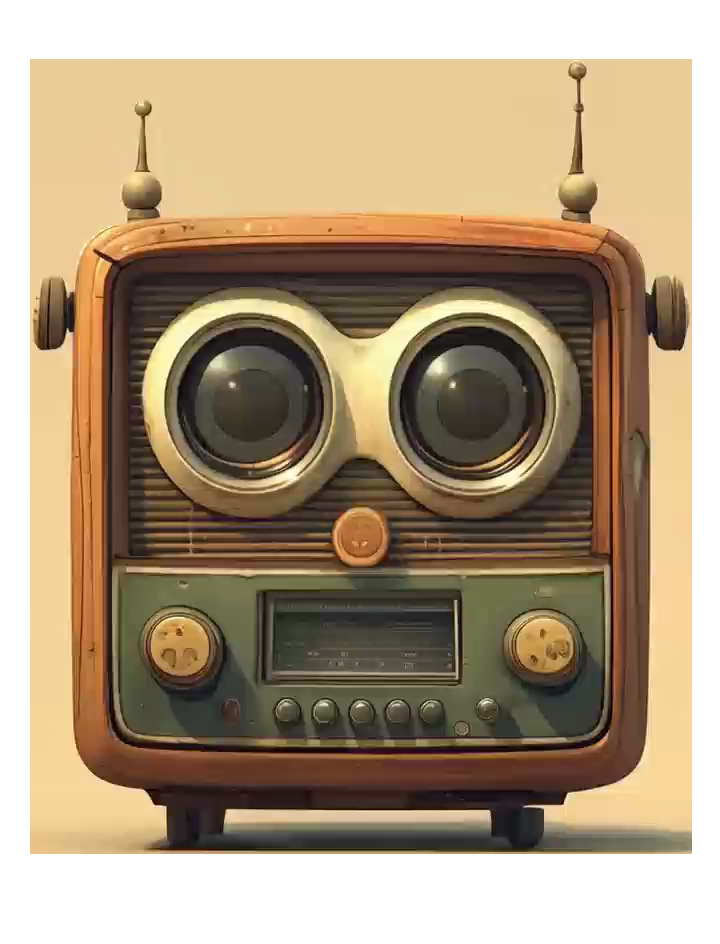
#> input picture 2_frames/standard.jpg, 720 x 944 px; its folder holds 5 pictures in this run
$ python extract_by_reference.py
#> lines starting #> are read from the running program, lines starting #| are printed output that depends on the picture; after the words box and inside, x2 and y2 are one past the last pixel; in counts of white or black regions, pixels touching at a corner belong together
import cv2
import numpy as np
import os
from pathlib import Path

def extract_reference_contour(standard_image_path):
    """读取标准图片并获取其轮廓"""
    # 读取标准图片
    img = cv2.imread(str(standard_image_path), cv2.IMREAD_UNCHANGED)
#> img is the input picture: shape (944, 720, 4); mean B, G, R, A 126.9, 153.2, 172.4, 131.1

    # 转换为灰度图
    if img.shape[-1] == 4:  # 如果是RGBA图片
        # 分离通道
        b, g, r, a = cv2.split(img)
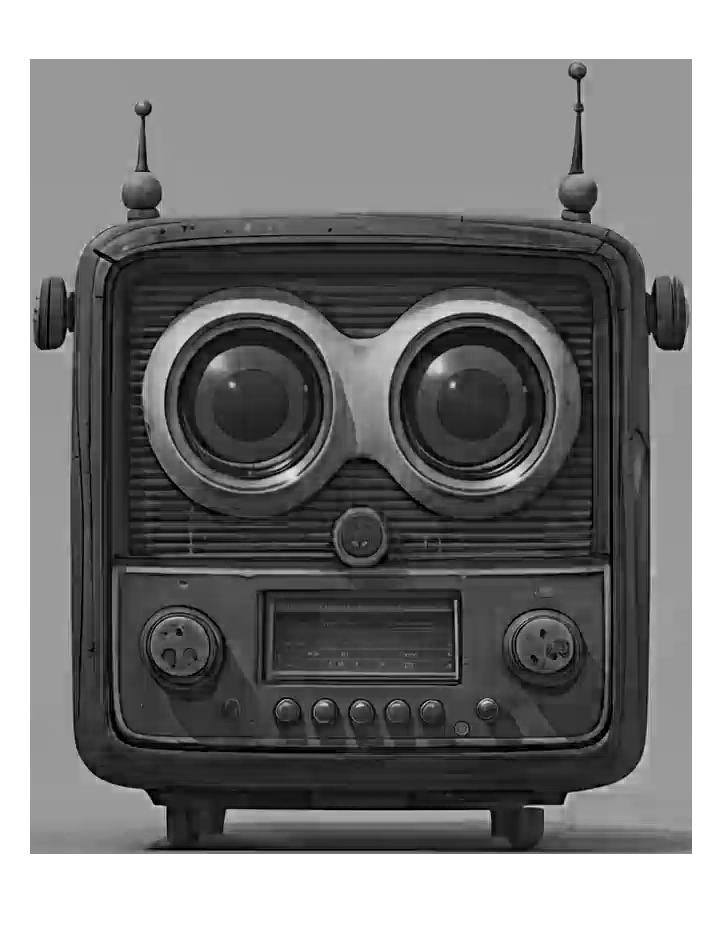
#> b: shape (944, 720); min 0, max 255, mean 126.9
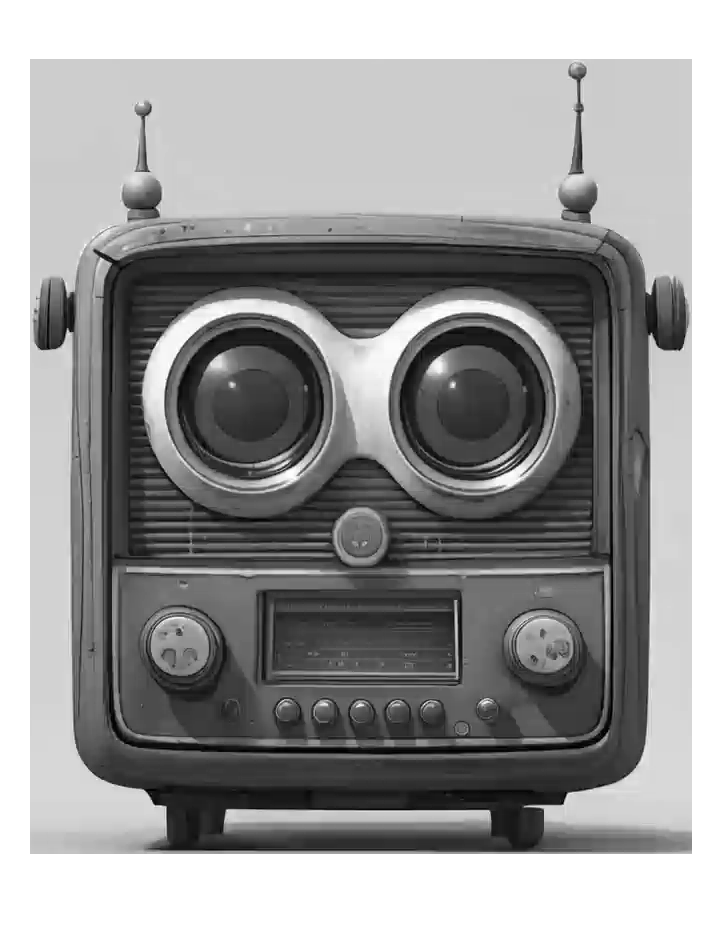
#> g: shape (944, 720); min 0, max 255, mean 153.2
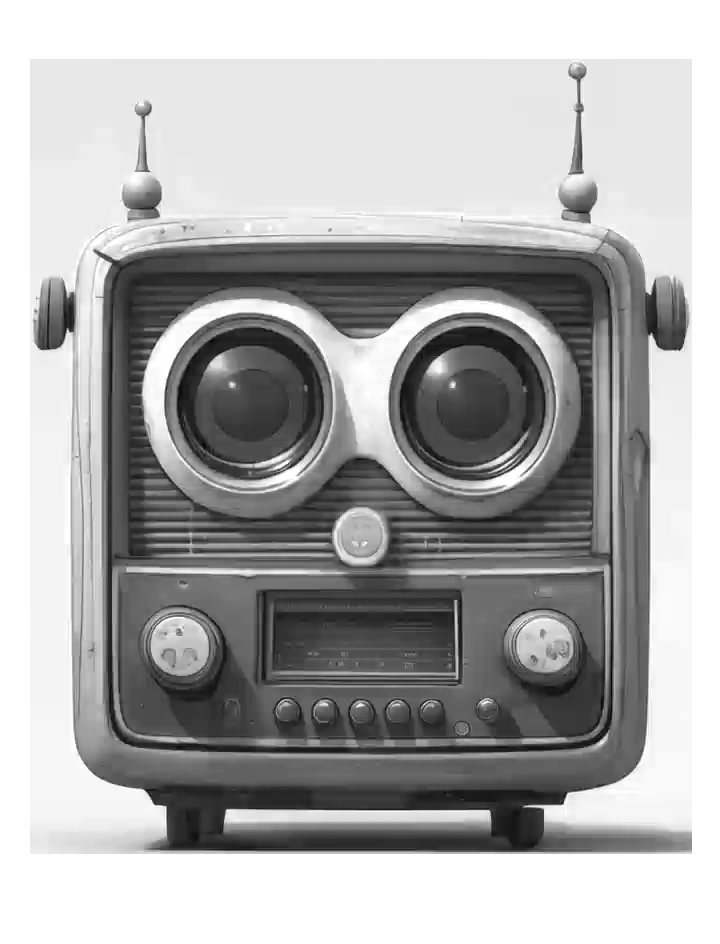
#> r: shape (944, 720); min 0, max 255, mean 172.4
        # 使用alpha通道作为mask
        gray = a
    else:
        gray = cv2.cvtColor(img, cv2.COLOR_BGR2GRAY)

    # 调整二值化阈值
    _, binary = cv2.threshold(gray, 10, 255, cv2.THRESH_BINARY)
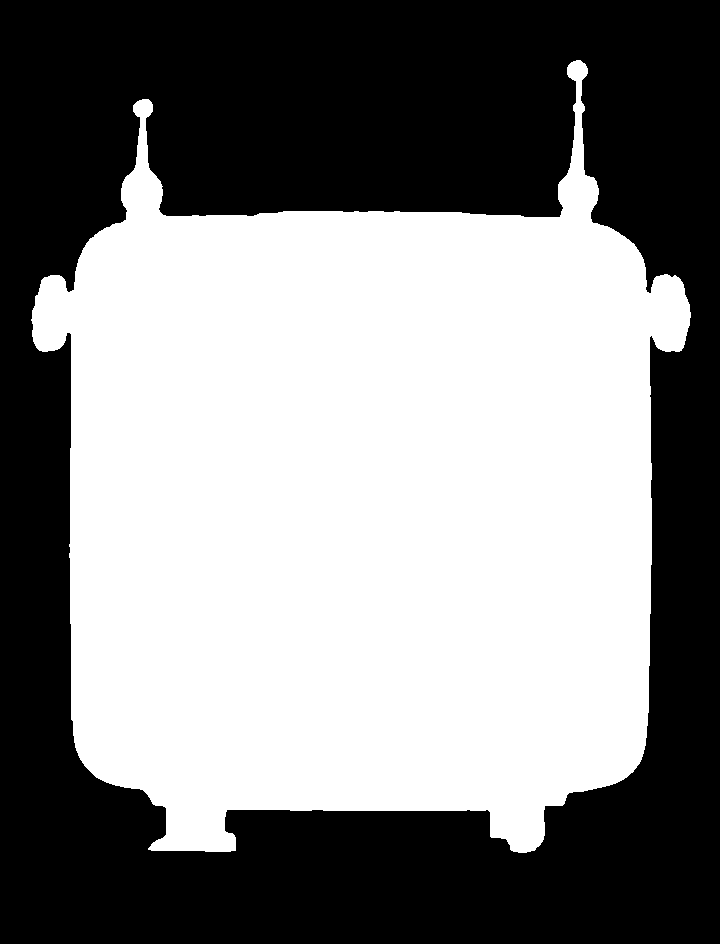
#> binary: shape (944, 720); 51.9% white; 1 black region

    # 查找轮廓
    contours, _ = cv2.findContours(binary, cv2.RETR_EXTERNAL, cv2.CHAIN_APPROX_SIMPLE)
#> contours = 1 contour; box (x1, y1, x2, y2) and area: (31, 60, 691, 853) 351297

    # 获取最大轮廓（假设主要物体是最大的轮廓）
    main_contour = max(contours, key=cv2.contourArea)
#> main_contour = contour of 749 points, box (x1, y1, x2, y2) (31, 60, 691, 853), area 351297

    return main_contour

def process_images(folder_path, standard_image_name, output_folder):
    """处理文件夹中的所有图片"""
    folder_path = Path(folder_path)
    output_folder = Path(output_folder)
    output_folder.mkdir(exist_ok=True)

    # 获取标准图片的轮廓
    standard_path = folder_path / standard_image_name
    reference_contour = extract_reference_contour(standard_path)
#> reference_contour has the same summary as main_contour in extract_reference_contour

    # 获取轮廓的边界框
    x, y, w, h = cv2.boundingRect(reference_contour)
#> x = 31; y = 60; w = 660; h = 793

    # 处理文件夹中的所有PNG图片
    for image_path in folder_path.glob('*.png'):
        # 跳过标准图片
        if image_path.name == standard_image_name:
            continue

        # 读取图片
        img = cv2.imread(str(image_path), cv2.IMREAD_UNCHANGED)
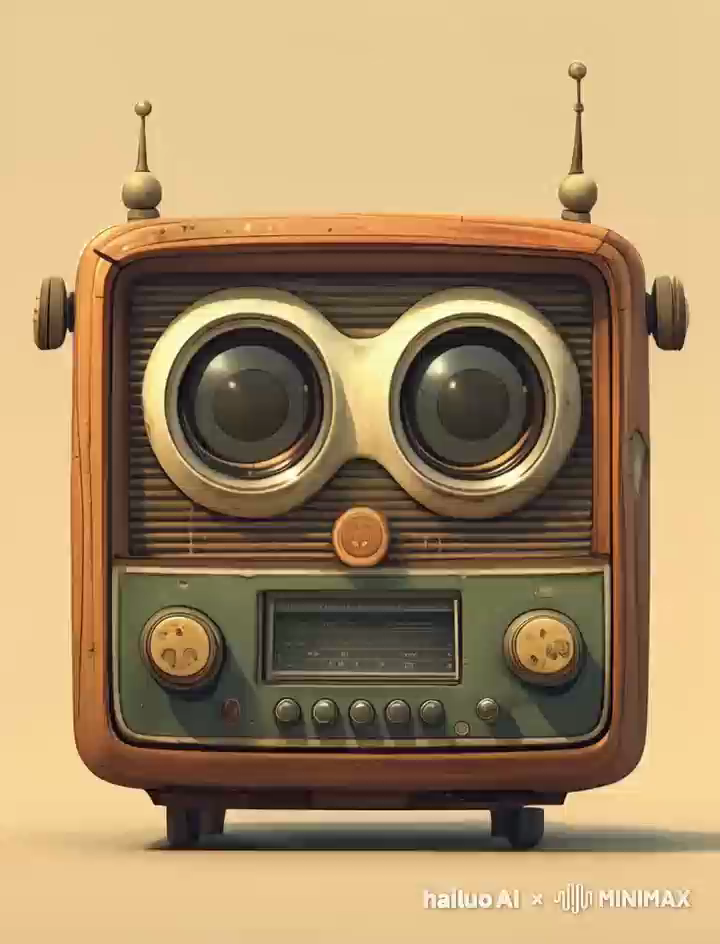
#> input picture 2_frames/frame_0001.png, 720 x 944 px
#> img is the input picture: shape (944, 720, 3); mean B, G, R 103.1, 141.4, 167.7

        # 确保图像有alpha通道
        if img.shape[-1] != 4:
            # 如果没有alpha通道，添加一个
            img = cv2.cvtColor(img, cv2.COLOR_BGR2BGRA)
#> img: shape (944, 720, 4)

        # 提取相同位置的区域
        extracted = img[y:y+h, x:x+w]
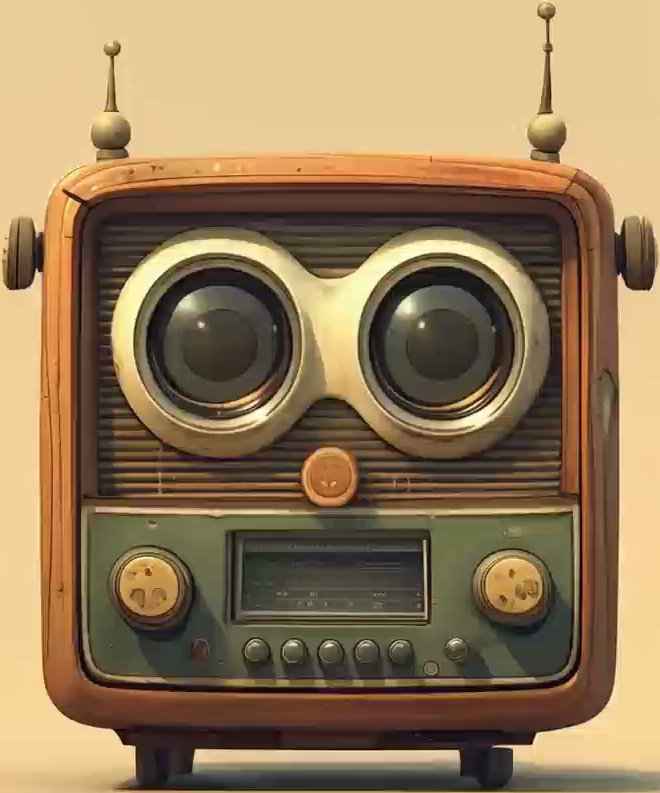
#> extracted: shape (793, 660, 4); mean B, G, R, A 89.3, 123.1, 147.9, 255

        # 创建轮廓遮罩
        mask = np.zeros((h, w), dtype=np.uint8)
        adjusted_contour = reference_contour - [x, y]
#> adjusted_contour = 749 rows, first 8: [545, 0], [544, 1], [542, 1], [541, 2], [540, 2], [537, 5], [537, 6], [536, 7]
        cv2.drawContours(mask, [adjusted_contour], -1, 255, -1)
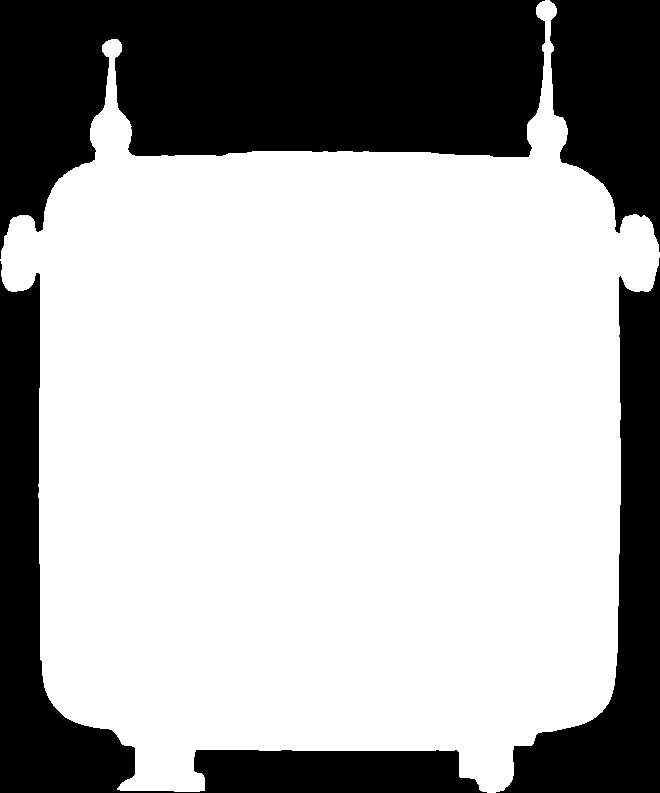
#> mask: shape (793, 660); 67.4% white; 4 black regions, box (x1, y1, x2, y2) and area: (0, 0, 545, 259) 84489, (0, 261, 487, 793) 37978, (496, 258, 660, 793) 27774, (550, 0, 660, 252) 20305

        # 创建输出图像（带透明通道）
        result = np.zeros((h, w, 4), dtype=np.uint8)

        # 复制RGB通道
        result[..., :3] = extracted[..., :3]

        # 设置alpha通道（使用轮廓遮罩）
        result[..., 3] = mask

        # 保存结果
        output_path = output_folder / f"extracted_{image_path.name}"
        cv2.imwrite(str(output_path), result)
#> pass 2 of the loop in process_images, `for image_path in folder_path.glob('*.png'):`:
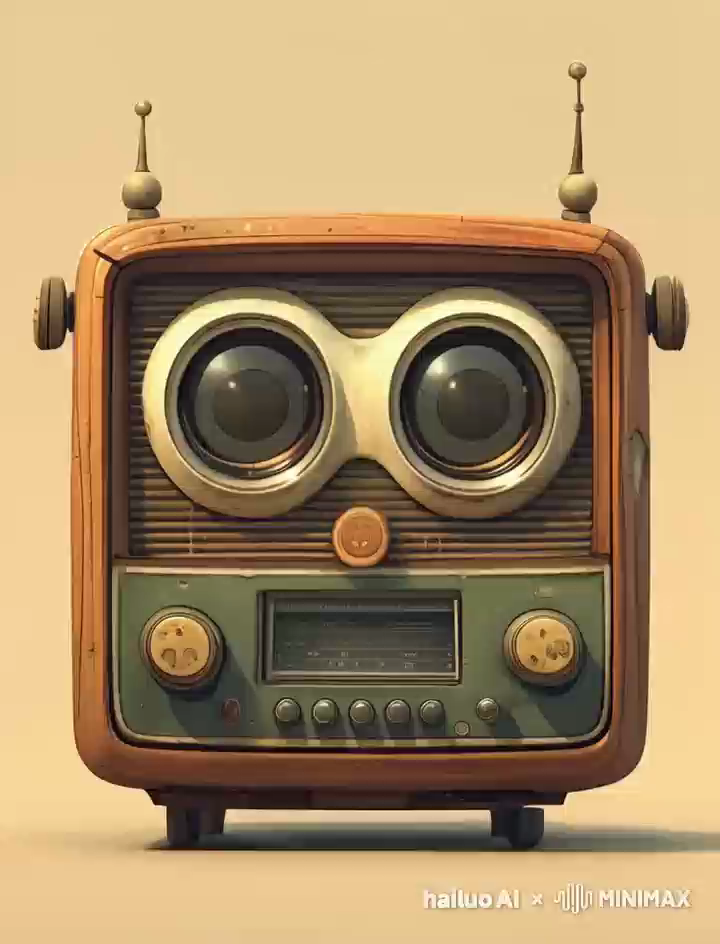
#> input picture 2_frames/frame_0002.png, 720 x 944 px
#> in process_images, img is the input picture: shape (944, 720, 3); mean B, G, R 103.1, 141.4, 167.7
#> img: shape (944, 720, 4)
#> in process_images, `extracted = img[y:y+h, x:x+w]`:
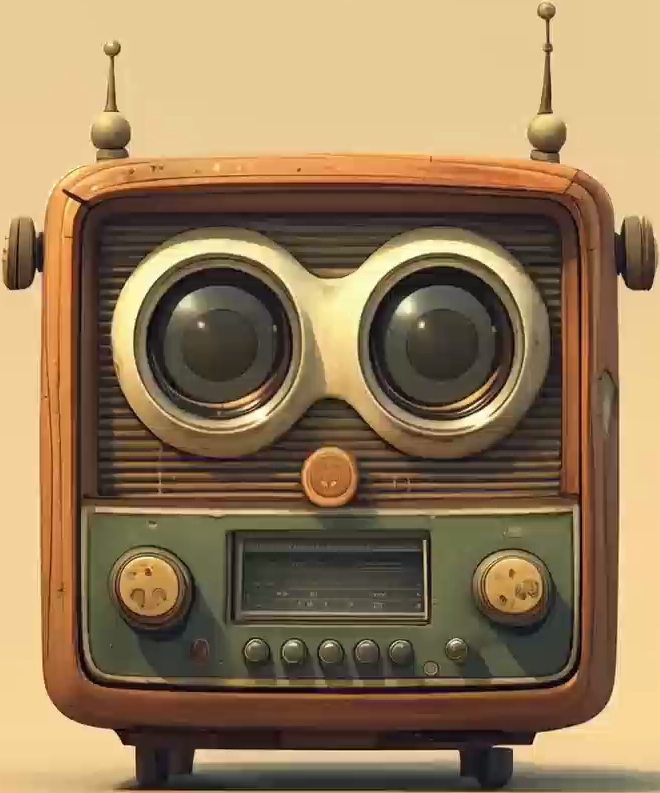
#> extracted: shape (793, 660, 4); mean B, G, R, A 89.3, 123.1, 147.9, 255
#> pass 3 of the loop in process_images, `for image_path in folder_path.glob('*.png'):`:
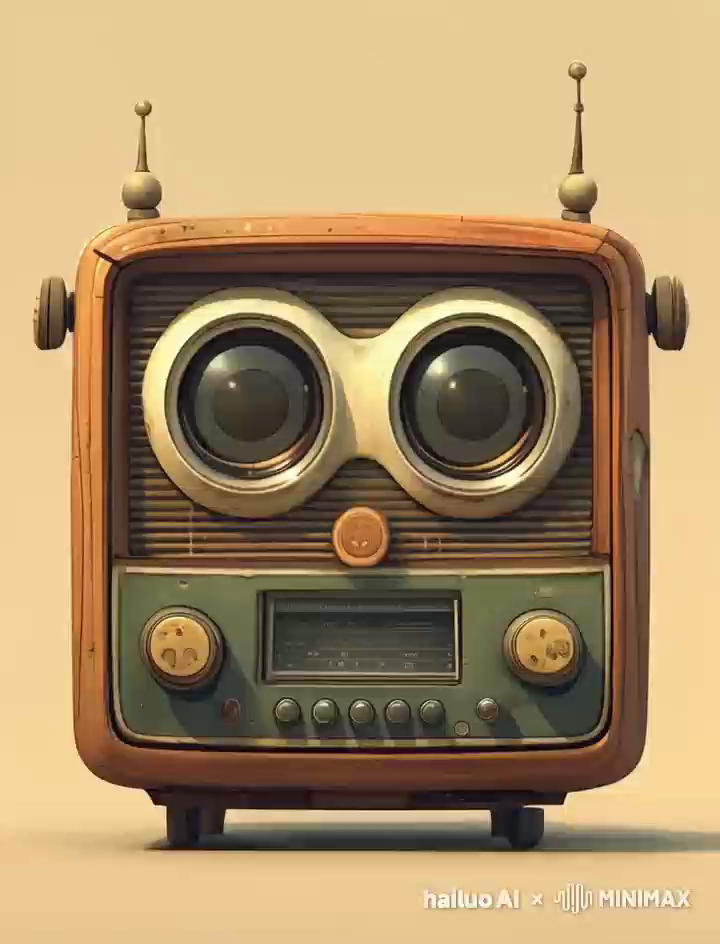
#> input picture 2_frames/frame_0003.png, 720 x 944 px
#> in process_images, img is the input picture: shape (944, 720, 3); mean B, G, R 103.1, 141.4, 167.7
#> img: shape (944, 720, 4)
#> in process_images, `extracted = img[y:y+h, x:x+w]`:
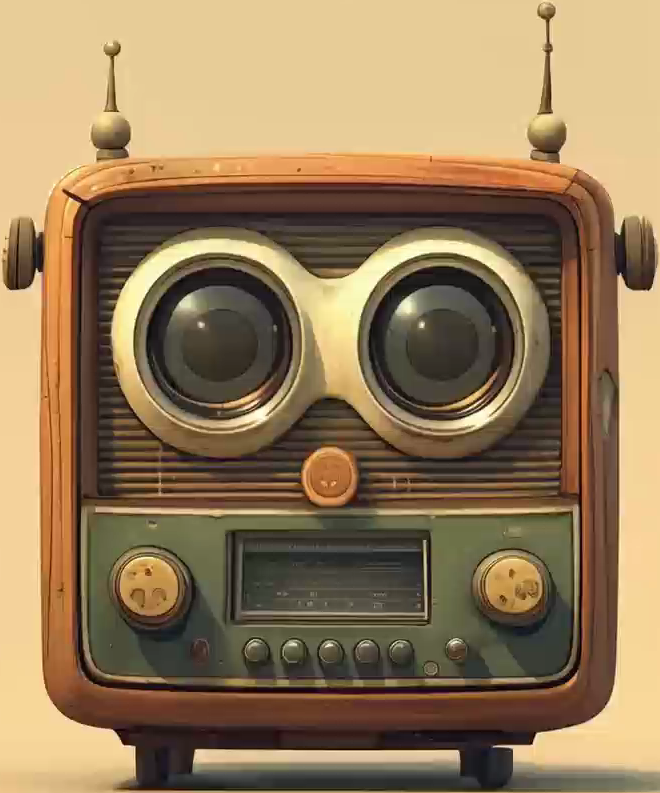
#> extracted: shape (793, 660, 4); mean B, G, R, A 89.3, 123.1, 147.9, 255
#> the loop made 4 passes; the first 3 are shown

if __name__ == "__main__":
    # 设置路径
    folder_path = "2_frames"
    standard_image = "standard.jpg"  # 如果标准图片是PNG格式，改为.png
    output_folder = "extracted_frames"

    # 处理图片
    process_images(folder_path, standard_image, output_folder)
    print("处理完成！提取的图片已保存到", output_folder)
